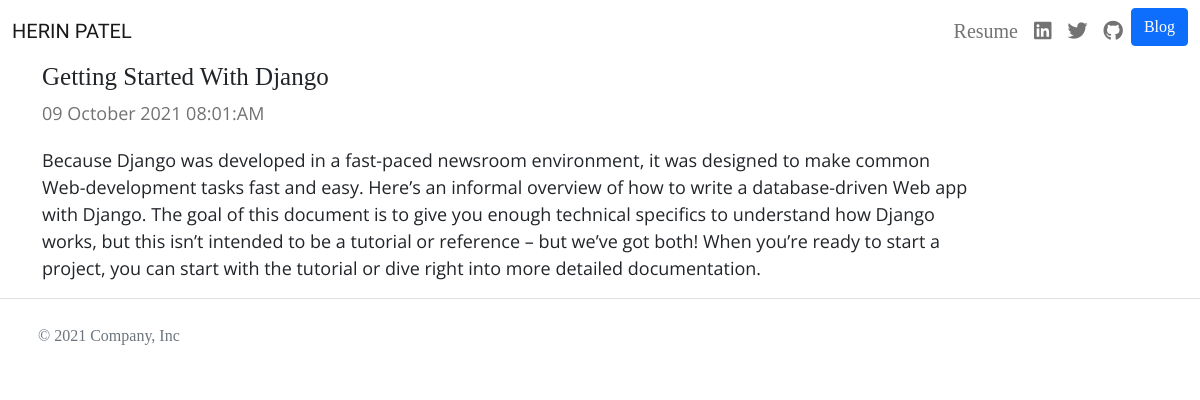
Page /blog/1/ on the committed database.
### blog/models.py (models this page shows, shortened)
class BlogModel(models.Model):
    blog_title = models.CharField(max_length=200)
    blog_description = models.TextField()
    blog_date = models.DateTimeField(auto_now_add=True)

### blog/views.py (the view)
# urls.py: path('<int:blog_id>/',views.detail,name='detail'),
def detail(request, blog_id):
    blog = get_object_or_404(BlogModel, pk=blog_id)
    return render(request, 'blogs/detail.html',{'blog':blog})

### blog/templates/blogs/detail.html
{% extends 'portfolio/base.html'%}
{% block content %}
    {% load static %}
    <article class="blog-post col-lg-10">
      <h2 class="blog-post-title">{{ blog.blog_title }}</h2>
      <p class="blog-post-meta">{{ blog.blog_date|date:"d F Y h:i:A" }}</p>
      <p>{{ blog.blog_description }}</p>
    </article>
{% endblock %}

### portfolio/static/css/style.css (style rules this page uses)
body { font-family: 'Libre Baskerville', serif; }
.blog-post-title { font-size: 25px; }
.blog-post-meta { margin-bottom: 1.25rem; font-family: 'Open Sans', sans-serif; font-size: 14px; color: #727272; }
.blog-post p { font-family: 'Open Sans', sans-serif; font-size: 18px; }

### rows in the picture
BlogModel: blog_title "Getting Started With Django", blog_date "09 October 2021 08:01:AM", blog_description "Because Django was developed in a fast-paced newsroom environment, it was designed to make common Web-development tasks fast and easy. Here’s an informal overview of how to write a database-driven Web app with Django. The goal of this document is to give you enough technical specifics to understand how Django works, but this isn’t intended to be a tutorial or reference – but we’ve got both! When you’re ready to start a project, you can start with the tutorial or dive right into more detailed documentation."
